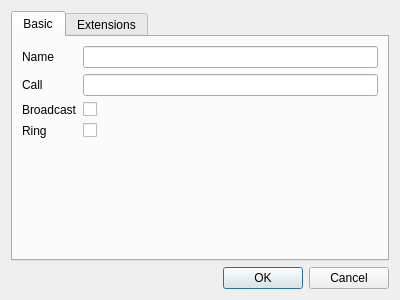
<?xml version="1.0" encoding="UTF-8"?>
<ui version="4.0">
 <class>M17ContactDialog</class>
 <widget class="QDialog" name="M17ContactDialog">
  <property name="geometry">
   <rect>
    <x>0</x>
    <y>0</y>
    <width>400</width>
    <height>300</height>
   </rect>
  </property>
  <property name="windowTitle">
   <string>Edit M17 Contact</string>
  </property>
  <layout class="QVBoxLayout" name="verticalLayout">
   <item>
    <widget class="QTabWidget" name="tabWidget">
     <property name="currentIndex">
      <number>0</number>
     </property>
     <widget class="QWidget" name="basicTab">
      <attribute name="title">
       <string>Basic</string>
      </attribute>
      <layout class="QFormLayout" name="formLayout">
       <item row="0" column="0">
        <widget class="QLabel" name="nameLabel">
         <property name="text">
          <string>Name</string>
         </property>
        </widget>
       </item>
       <item row="0" column="1">
        <widget class="QLineEdit" name="name">
         <property name="toolTip">
          <string>The name of the contact.</string>
         </property>
        </widget>
       </item>
       <item row="1" column="0">
        <widget class="QLabel" name="numberLabel">
         <property name="text">
          <string>Call</string>
         </property>
        </widget>
       </item>
       <item row="1" column="1">
        <widget class="QLineEdit" name="call">
         <property name="toolTip">
          <string>The callsign of the contact. Must be not longer than 9 chars, A-Z, 0-9, ., /, -.</string>
         </property>
        </widget>
       </item>
       <item row="3" column="0">
        <widget class="QLabel" name="ringLabel">
         <property name="text">
          <string>Ring</string>
         </property>
        </widget>
       </item>
       <item row="3" column="1">
        <widget class="QCheckBox" name="ring"/>
       </item>
       <item row="2" column="0">
        <widget class="QLabel" name="broadcastLabel">
         <property name="text">
          <string>Broadcast</string>
         </property>
        </widget>
       </item>
       <item row="2" column="1">
        <widget class="QCheckBox" name="broadcast">
         <property name="toolTip">
          <string>Sets this contact to be the M17 broadcast contact, the specified call is then ignored.</string>
         </property>
         <property name="text">
          <string/>
         </property>
        </widget>
       </item>
      </layout>
     </widget>
     <widget class="ExtensionView" name="extensionView">
      <attribute name="title">
       <string>Extensions</string>
      </attribute>
     </widget>
    </widget>
   </item>
   <item>
    <widget class="QDialogButtonBox" name="buttonBox">
     <property name="orientation">
      <enum>Qt::Horizontal</enum>
     </property>
     <property name="standardButtons">
      <set>QDialogButtonBox::Cancel|QDialogButtonBox::Ok</set>
     </property>
    </widget>
   </item>
  </layout>
 </widget>
 <customwidgets>
  <customwidget>
   <class>ExtensionView</class>
   <extends>QWidget</extends>
   <header>extensionview.hh</header>
   <container>1</container>
  </customwidget>
 </customwidgets>
 <resources/>
 <connections>
  <connection>
   <sender>buttonBox</sender>
   <signal>accepted()</signal>
   <receiver>M17ContactDialog</receiver>
   <slot>accept()</slot>
   <hints>
    <hint type="sourcelabel">
     <x>248</x>
     <y>254</y>
    </hint>
    <hint type="destinationlabel">
     <x>157</x>
     <y>274</y>
    </hint>
   </hints>
  </connection>
  <connection>
   <sender>buttonBox</sender>
   <signal>rejected()</signal>
   <receiver>M17ContactDialog</receiver>
   <slot>reject()</slot>
   <hints>
    <hint type="sourcelabel">
     <x>316</x>
     <y>260</y>
    </hint>
    <hint type="destinationlabel">
     <x>286</x>
     <y>274</y>
    </hint>
   </hints>
  </connection>
 </connections>
</ui>
